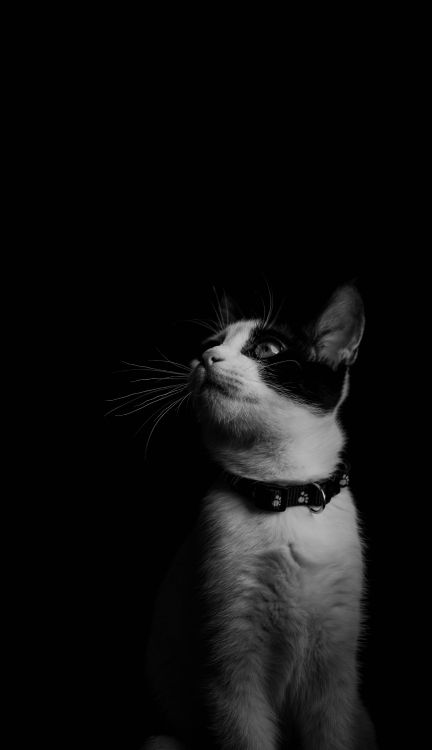
#> input picture Lab_2/Gamma.jpg, 432 x 750 px, found by its file name
$ python Gamma.py
#> lines starting #> are read from the running program, lines starting #| are printed output that depends on the picture
import cv2
import numpy as np
input_img = cv2.imread('/Users/sayakghorai/Desktop/DIP_Codes/Lab_2/Gamma.jpg',cv2.IMREAD_GRAYSCALE)
#> input_img is the input picture: shape (750, 432); min 0, max 206, mean 14.9
print(input_img)
#> (printed output is left out)
G = float(input("Enter Gamma\n(>1Emphasize Higher Intensity\n<1Emphasize Lower Intensity )\n»"))
#> the answer given: 100
output_img = 15*np.power(input_img,G)
gap = input_img - input_img
#> gap: shape (750, 432); every value is 0
im = np.concatenate((input_img,gap,output_img),1)

cv2.imshow('Input-Output', im.astype(np.uint8))  # Convert image to suitable data type
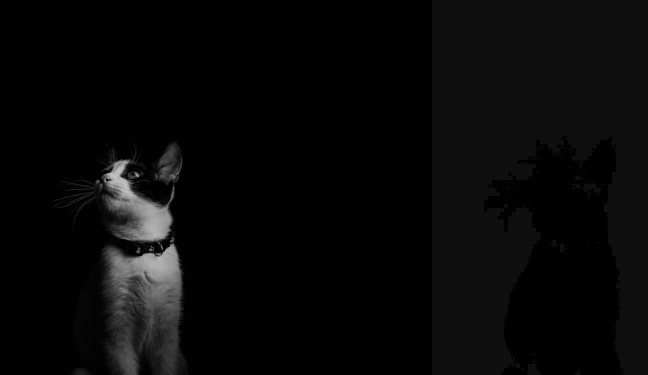
#> window 'Input-Output': shape (750, 1296) (shown at 1/2 size); min 0, max 206, mean 8.6
key = cv2.waitKey(0)
#> (key Esc is pressed here)

if key == 27:
    cv2.destroyAllWindows()
elif key == ord('s'):
    cv2.imwrite('GammaOut.jpeg', im)
    cv2.destroyAllWindows()

$ run again, with Lab_2/BitPlane.jpg copied over Lab_2/Gamma.jpg
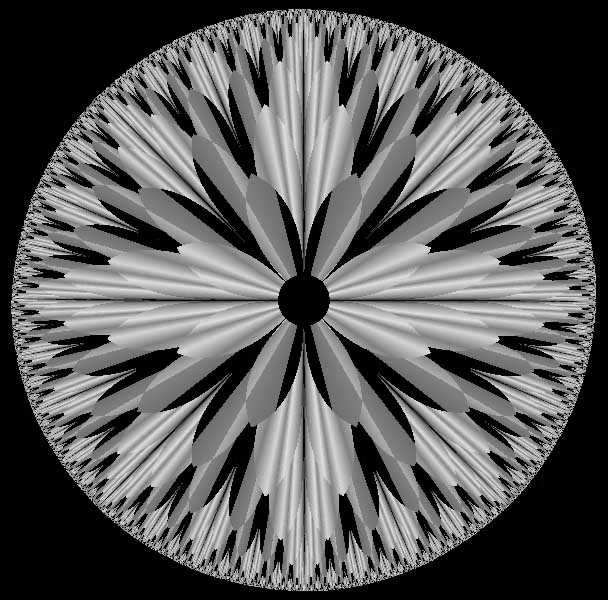
#> input picture Lab_2/BitPlane.jpg, 608 x 600 px, found by its file name
#> input_img is the input picture: shape (600, 608); min 0, max 245, mean 89.1
#> (printed output is left out)
#> gap: shape (600, 608); every value is 0
#> `cv2.imshow('Input-Output', im.astype(np.uint8))`:
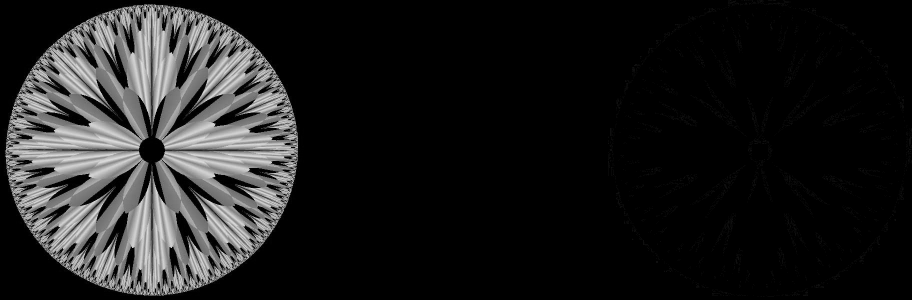
#> window 'Input-Output': shape (600, 1824) (shown at 1/2 size); min 0, max 245, mean 29.9

$ run again, with Lab_2/Intensity_Slicing.jpg copied over Lab_2/Gamma.jpg
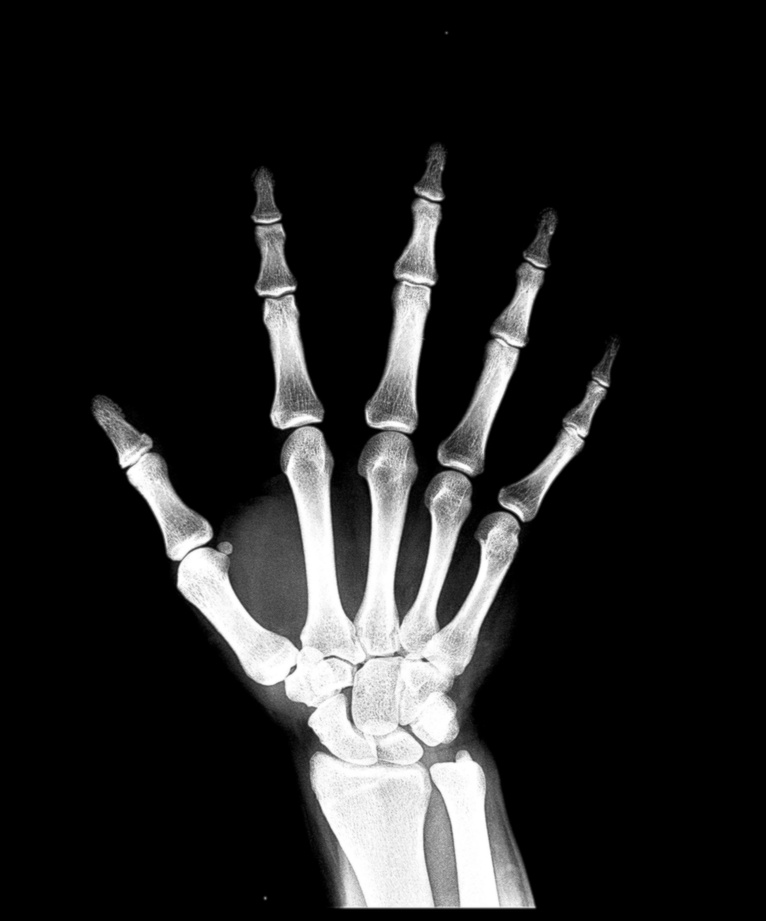
#> input picture Lab_2/Intensity_Slicing.jpg, 766 x 921 px, shrunk from 1597 x 1920 before the run, found by its file name
#> input_img is the input picture: shape (921, 766); min 0, max 255, mean 34.2
#> (printed output is left out)
#> `output_img = 15*np.power(input_img,G)`:
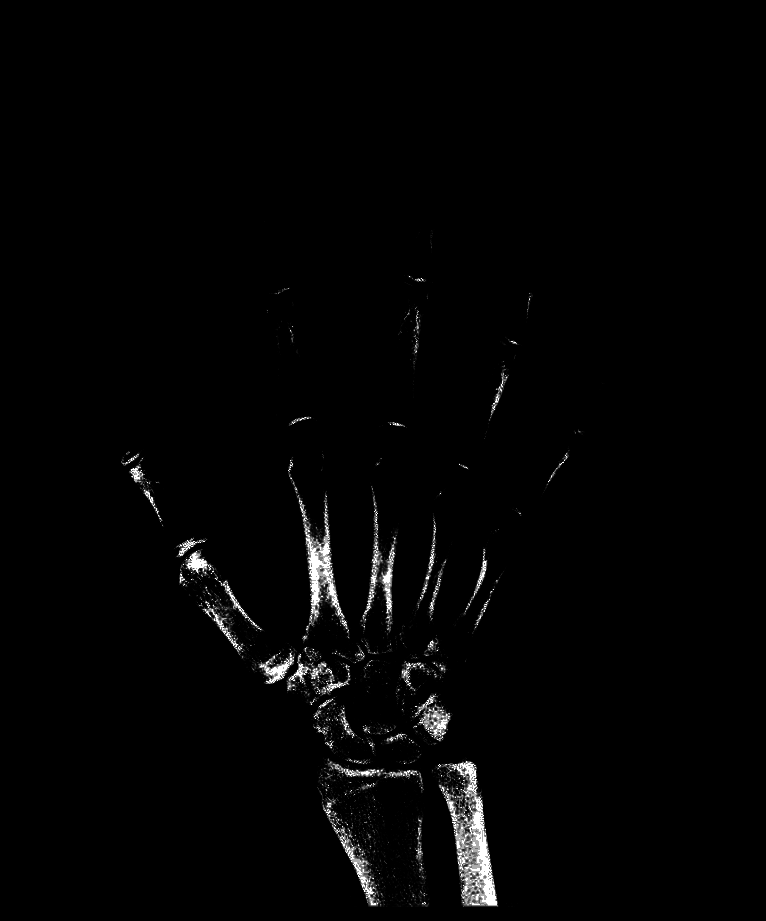
#> output_img: shape (921, 766) float64; min 0, max 6.76e+241, mean 1.01e+240; drawn with min black and max white
#> gap: shape (921, 766); every value is 0
#> `cv2.imshow('Input-Output', im.astype(np.uint8))`:
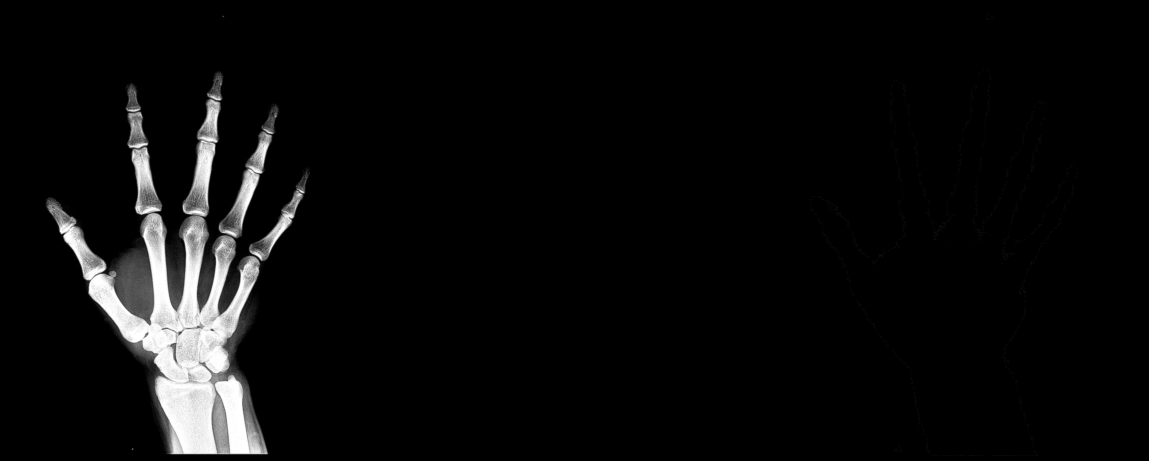
#> window 'Input-Output': shape (921, 2298) (shown at 1/2 size); min 0, max 255, mean 11.4
